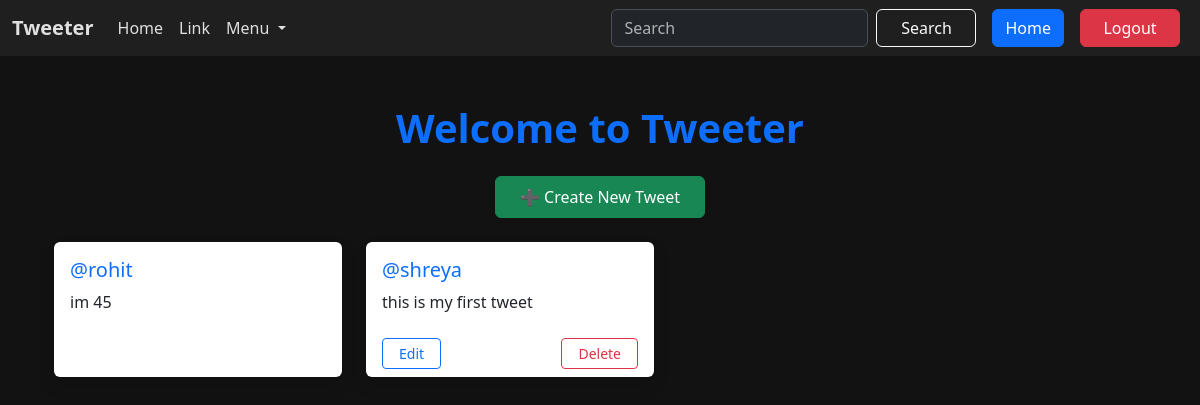
The page /tweet/ (signed in) on the database its author committed.
### tweet/models.py (models this page shows, shortened)
class Tweet(models.Model):
    user = models.ForeignKey(User, on_delete=models.CASCADE)
    text = models.TextField(max_length=280)
    photo = models.ImageField(upload_to='photos/', blank=True, null=True)
    created_at = models.DateTimeField(auto_now_add=True)
    updated_at = models.DateTimeField(auto_now=True)

### tweet/views.py (the view)
# urls.py: path('', views.tweet_list , name='tweet_list'),
def tweet_list(request):
   tweets = Tweet.objects.all().order_by('-created_at')
   return render(request,'tweet_list.html',{'tweets':tweets})

### tweet/templates/tweet_list.html (shortened to what this page needs)
{% extends "layout.html" %}
{% block content %}
<div class="container mt-5">
    <h1 class="text-center mb-4 text-primary fw-bold">Welcome to Tweeter</h1>
    <div class="text-center mb-4">
        <a class="btn btn-success px-4 py-2 shadow-sm" href="{% url 'tweet_create' %}">
            ➕ Create New Tweet
        </a>
    </div>
    <div class="d-flex flex-wrap gap-4 justify-content-start">
        {% for tweet in tweets %}
        <div class="card shadow border-0 bg-white hover-effect" style="width: 18rem;">
            <div class="card-body">
                <h5 class="card-title text-primary">@{{ tweet.user.username }}</h5>
                <p class="card-text text-dark">{{ tweet.text }}</p>
            </div>
            <div class="card-footer bg-transparent border-0 d-flex justify-content-between">
                 {% if tweet.user == user %}
                <a href="{% url 'tweet_edit' tweet.id %}" class="btn btn-outline-primary btn-sm px-3">Edit</a>
                <a href="{% url 'tweet_delete' tweet.id %}" class="btn btn-outline-danger btn-sm px-3">Delete</a>
                {% endif %}
            </div>
        </div>
        {% empty %}
        <div class="text-muted mt-4">
            <p>No tweets yet. Create one to get started!</p>
        </div>
        {% endfor %}
    </div>
</div>
{% endblock %}

### templates/layout.html (style rules this page uses)
body { background-color: #121212; color: #e0e0e0; }
.container { margin-top: 40px; }

### tweet/templates/tweet_list.html (style rules this page uses)
.hover-effect { transition: transform 0.25s ease, box-shadow 0.25s ease; }
.d-flex.flex-wrap { justify-content: flex-start; }

### rows shown on the page
Tweet: user.username "rohit", text "im 45"
Tweet: user.username "shreya", text "this is my first tweet", shows "Edit"
